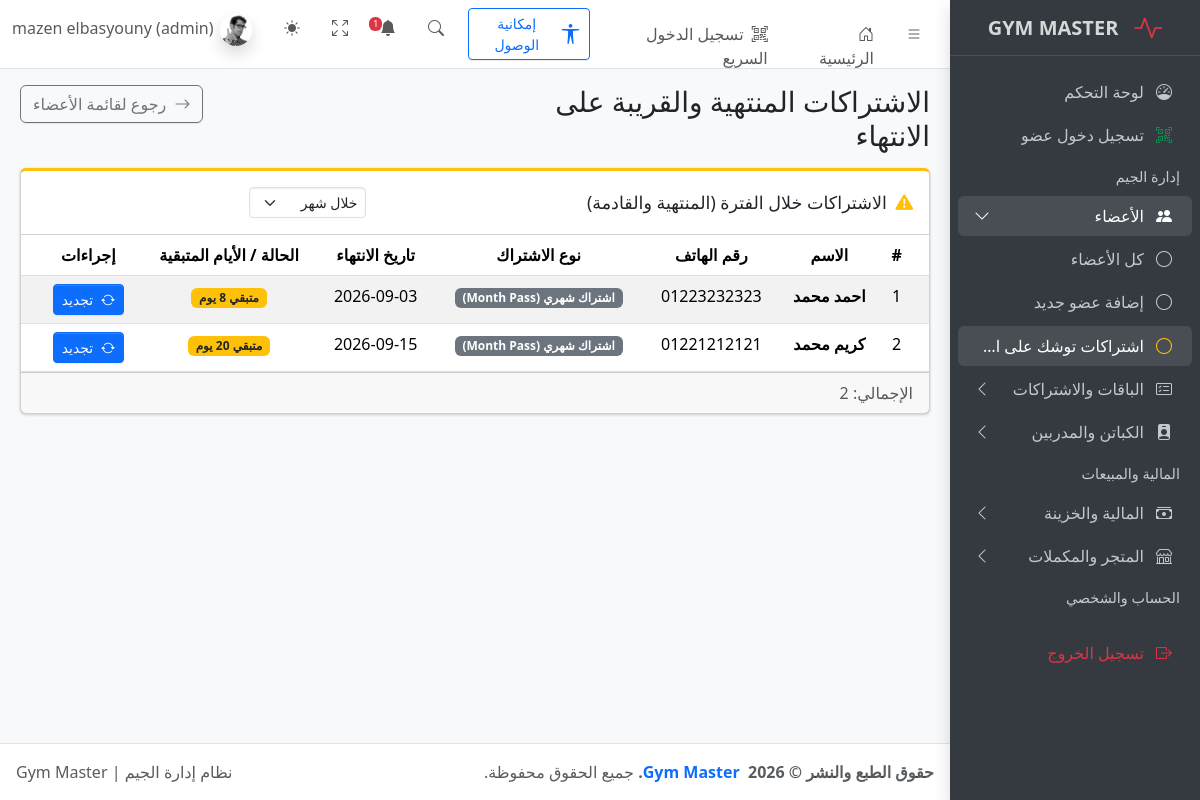
Page /expiring.php (signed in) on the earlier database version.
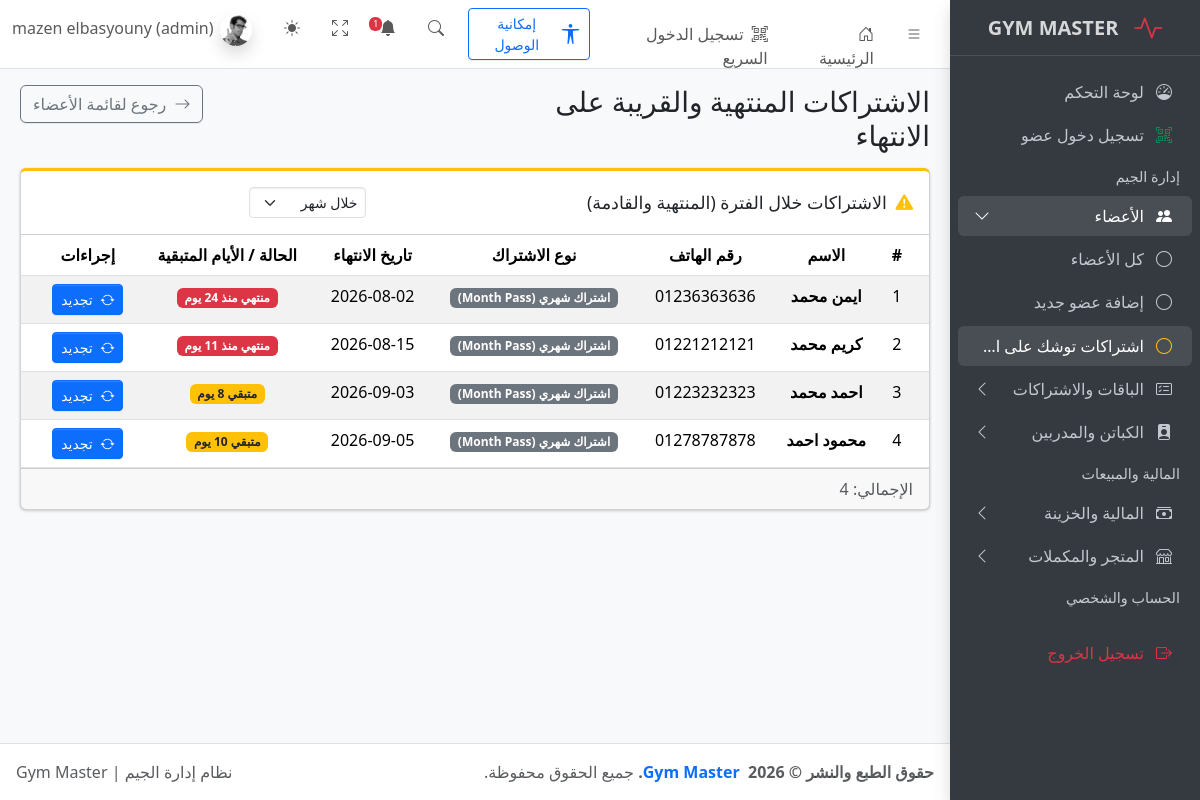
Same page on the later database version.
### tables this page shows
CREATE TABLE `members` (
  `id` int(11) NOT NULL,
  `full_name` varchar(100) NOT NULL,
  `phone` varchar(20) NOT NULL,
  `email` varchar(150) DEFAULT NULL,
  `address` varchar(255) DEFAULT NULL,
  `gender` enum('male','female') NOT NULL DEFAULT 'male',
  `birth_date` date DEFAULT NULL,
  `join_date` date NOT NULL,
  `notes` text DEFAULT NULL,
  `created_at` timestamp NOT NULL DEFAULT current_timestamp(),
  `membership_type` varchar(50) DEFAULT NULL,
  `subscription_start` date DEFAULT NULL,
  `subscription_end` date DEFAULT NULL,
  `status` varchar(20) DEFAULT 'active'
);

### expiring.php (the view, shortened to what the changed rows need)
<?php
require_once __DIR__ . '/config/db.php';
$canRenew = isset($_SESSION['user_id']) && in_array($_SESSION['role'] ?? '', ['admin', 'staff'], true);
$days = isset($_GET['days']) && ctype_digit($_GET['days']) ? (int)$_GET['days'] : 30;
try {
    $stmt = $pdo->prepare("
        SELECT m.*,
               s.end_date AS subscription_end,
               p.name AS membership_type,
               DATEDIFF(s.end_date, CURDATE()) AS days_left
        FROM members m
        JOIN subscriptions s ON m.id = s.member_id
        LEFT JOIN packages p ON s.package_id = p.id
        WHERE s.id = (
            SELECT MAX(s2.id)
            FROM subscriptions s2
            WHERE s2.member_id = m.id
        )
        AND DATEDIFF(s.end_date, CURDATE()) <= ?
        ORDER BY s.end_date ASC
    ");
    $stmt->execute([$days]);
    $expiringMembers = $stmt->fetchAll();
} catch (Exception $e) {
    $expiringMembers = [];
}
require_once __DIR__ . '/includes/header.php';
?>
<main class="app-main">
    <div class="app-content">
        <div class="container-fluid">
            <div class="card card-outline card-warning">
                <div class="card-header d-flex justify-content-between align-items-center">
                    <h3 class="card-title">
                    </h3>
                    <div class="card-tools">
                    </div>
                </div>
                <div class="card-body p-0">
                    <table class="table table-striped table-hover m-0 text-center">
                        <thead>
                            <tr>
                                <th>#</th>
                                <th>الاسم</th>
                                <th>رقم الهاتف</th>
                                <th>نوع الاشتراك</th>
                                <th>تاريخ الانتهاء</th>
                                <th>الحالة / الأيام المتبقية</th>
                                <?php if ($canRenew): ?>
                                    <th>إجراءات</th>
                                <?php endif; ?>
                            </tr>
                        </thead>
                        <tbody>
                            <?php if (!empty($expiringMembers)): ?>
                                <?php foreach ($expiringMembers as $index => $member):
                                    $daysLeft = (int)$member['days_left'];
                                    $isExpired = $daysLeft < 0;
                                ?>
                                    <tr>
                                        <td><?= $index + 1 ?></td>
                                        <td class="fw-bold"><?= htmlspecialchars($member['full_name']) ?></td>
                                        <td><?= htmlspecialchars($member['phone']) ?></td>
                                        <td><span class="badge bg-secondary"><?= htmlspecialchars($member['membership_type'] ?? 'اشتراك') ?></span></td>
                                        <td><?= htmlspecialchars($member['subscription_end']) ?></td>
                                        <td>
                                            <?php if ($isExpired): ?>
                                                <span class="badge bg-danger">
                                                    منتهي منذ <?= abs($daysLeft) ?> يوم
                                                </span>
                                            <?php elseif ($daysLeft === 0): ?>
                                                <span class="badge bg-warning text-dark">
                                                    ينتهي اليوم!
                                                </span>
                                            <?php else: ?>
                                                <span class="badge bg-warning text-dark">
                                                    متبقي <?= $daysLeft ?> يوم
                                                </span>
                                            <?php endif; ?>
                                        </td>
                                        <?php if ($canRenew): ?>
                                            <td>
                                                <a href="./member-edit.php?id=<?= $member['id'] ?>" class="btn btn-sm btn-primary">
                                                    <i class="bi bi-arrow-repeat me-1"></i> تجديد
                                                </a>
                                            </td>
                                        <?php endif; ?>
                                    </tr>
                                <?php endforeach; ?>
                            <?php endif; ?>
                        </tbody>
                    </table>
                </div>
                <div class="card-footer text-muted">
                    الإجمالي: <?= count($expiringMembers) ?>
                </div>
            </div>
        </div>
    </div>
</main>
<?php require_once __DIR__ . '/includes/footer.php'; ?>

Differences in the rows shown:
added members: full_name "ايمن محمد", phone "01236363636", membership_type "اشتراك شهري (Month Pass)", subscription_end "2026-08-02", daysLeft "24"
changed members "كريم محمد": subscription_end "2026-09-15" → "2026-08-15"; daysLeft "20" → "11"; text "متبقي" → "منتهي منذ"; moves up the list
added members: full_name "محمود احمد", phone "01278787878", membership_type "اشتراك شهري (Month Pass)", subscription_end "2026-09-05", daysLeft "10"
Other differences:
count($expiringMembers): "2" → "4"
